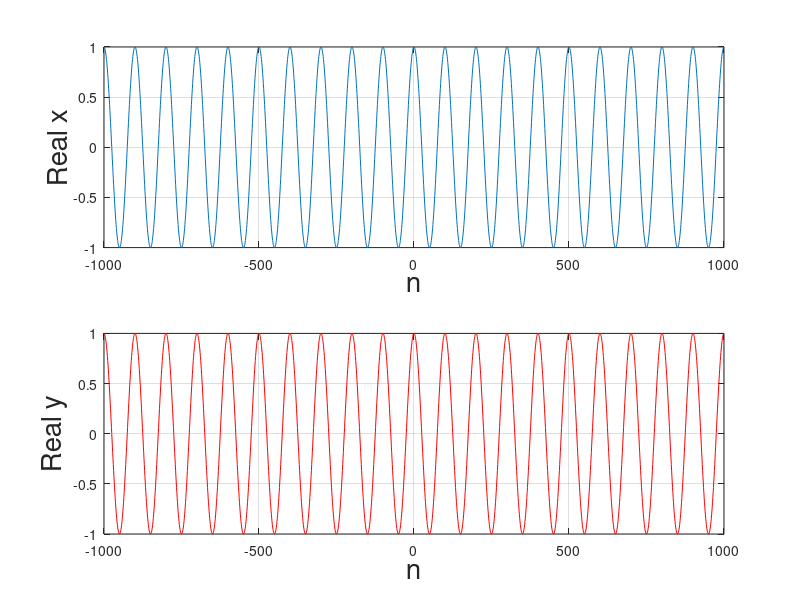

MATLAB code for this plot:
% 0980 Proyectos de Computacion Aplicados a Ingenieria Electronica
% Tarea 3 Ejercicio 2: Eleuterio Francis Garcia Aguilon
n = -1000:1000;
x = exp(j*2*pi*0.01*n);
y=exp(j*2*pi*2.01*n); %note que ωy[n]= ωx[n]+ 2π
figure;
subplot(2,1,1);
plot(n, real(x)); grid
xlabel('n','FontSize', 20);
ylabel('Real x','FontSize', 20);
subplot(2,1,2);
plot(n, real(y),'r'); grid
xlabel('n','FontSize', 20);
ylabel('Real y','FontSize', 20);


